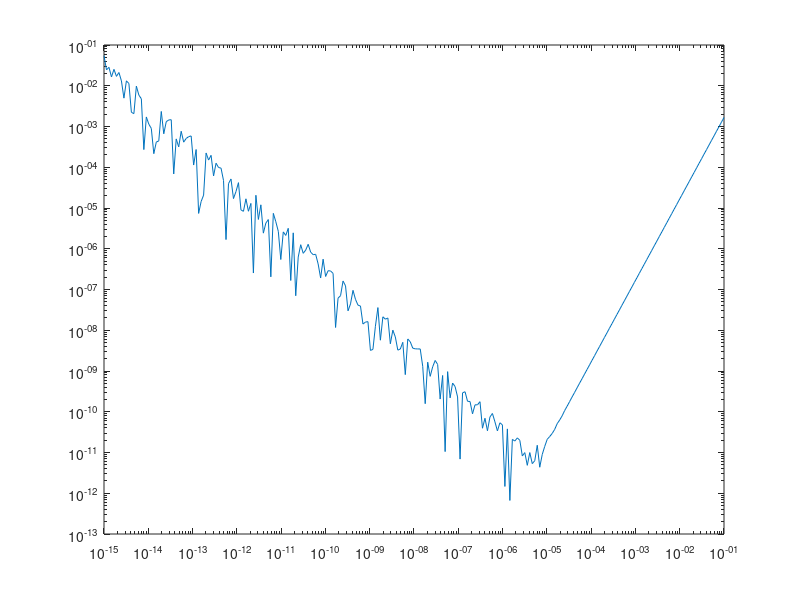

Source code (MATLAB):
clear

repeat = 250;
errors = zeros([repeat, 1]);
h_vals = logspace(-1, -15, repeat);

% function who's derivative to evaluate
f = @(x) sin(x) - cos(x);

% evaluate at x = 0
x = 0;

for i = 1: repeat
    h = h_vals(i);

    d = (f(x + h) - f(x - h)) / (2 * h);

    error = d - 1;

    errors(i) = abs(error);

end

loglog(h_vals, errors);